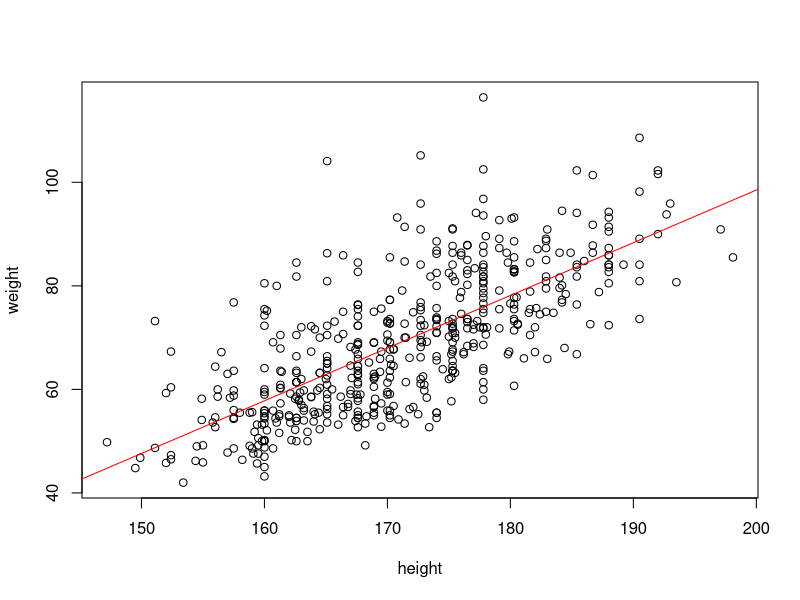
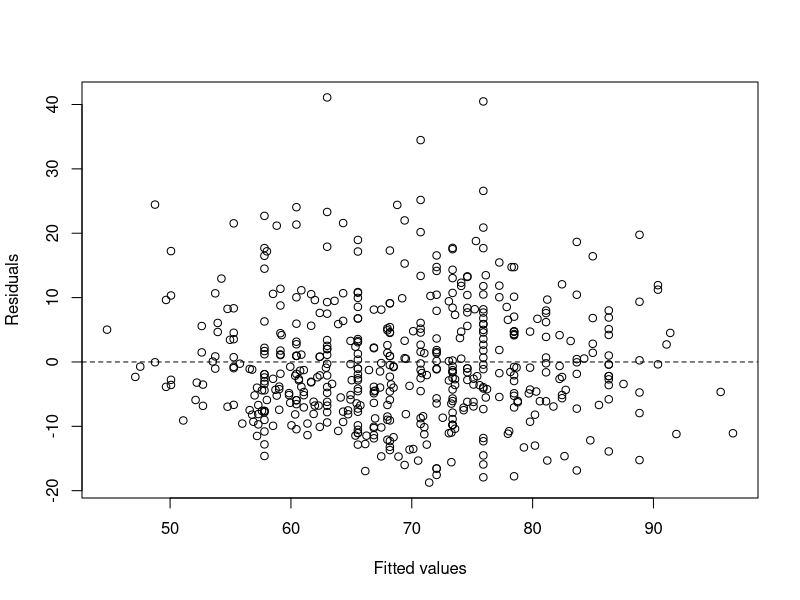
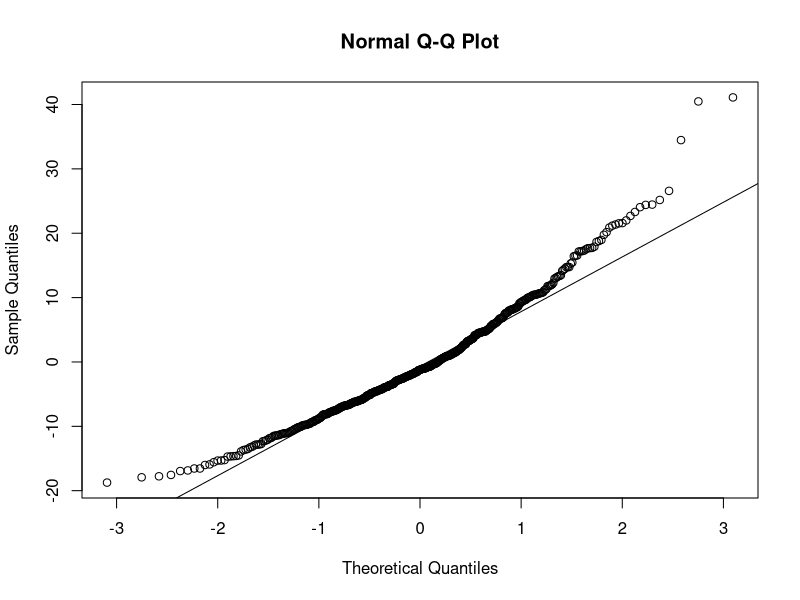
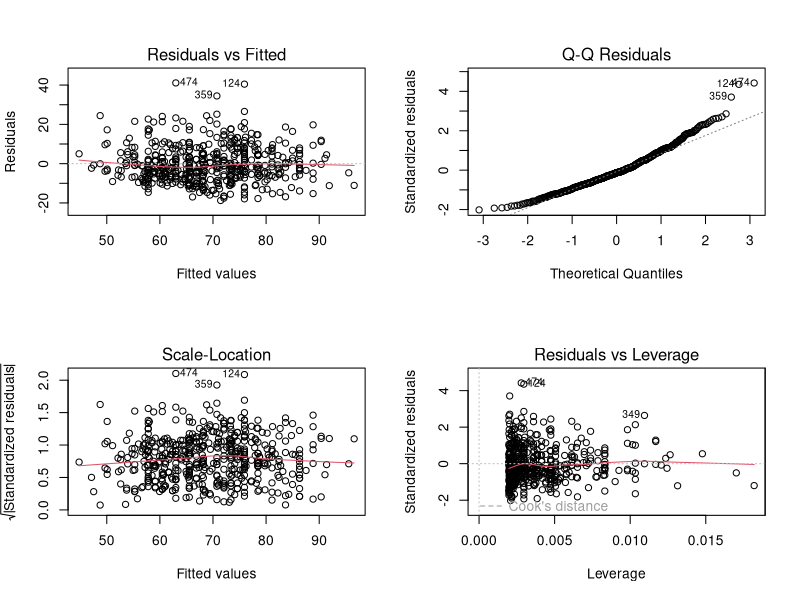
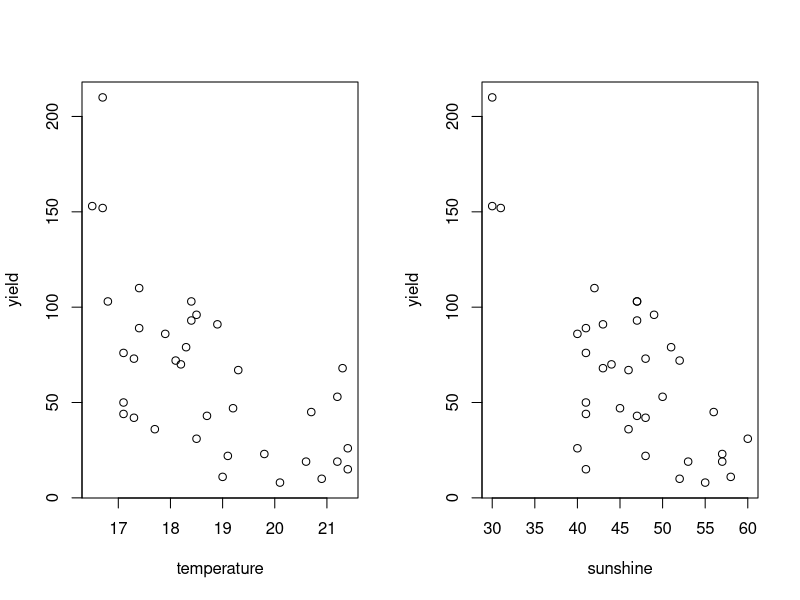
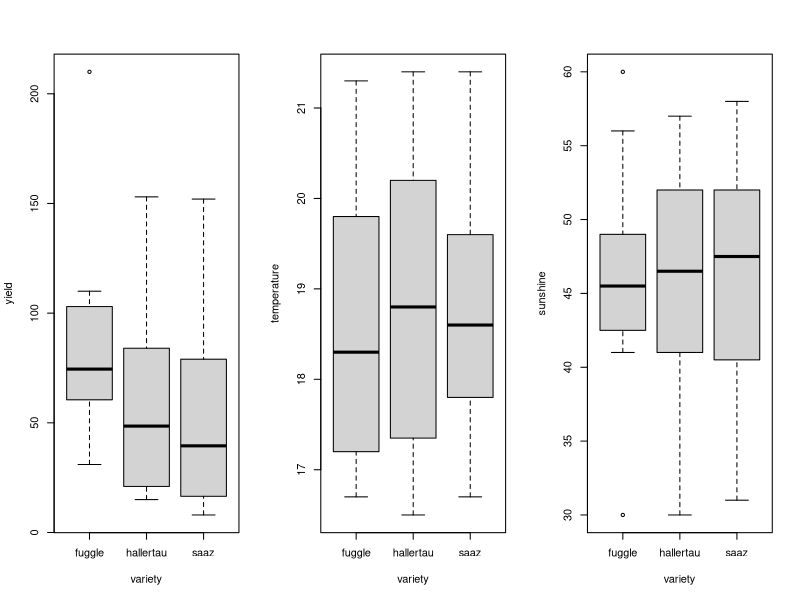
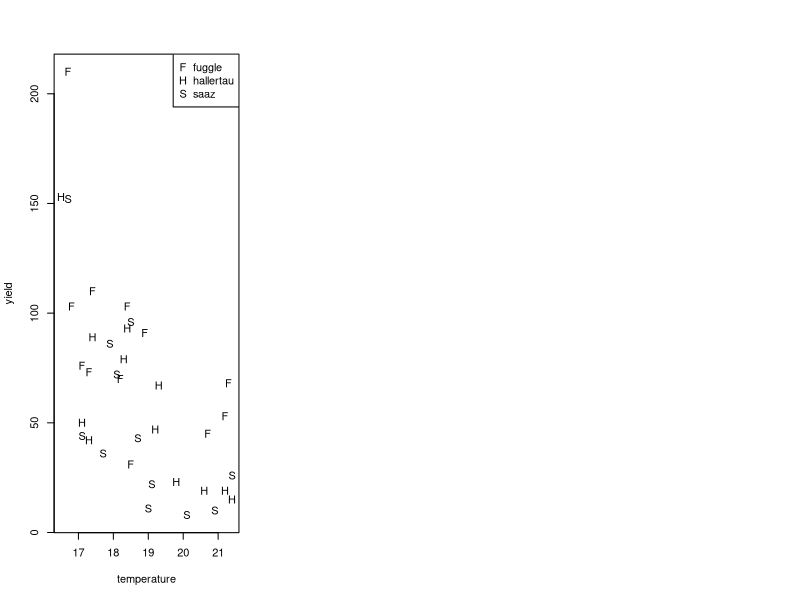
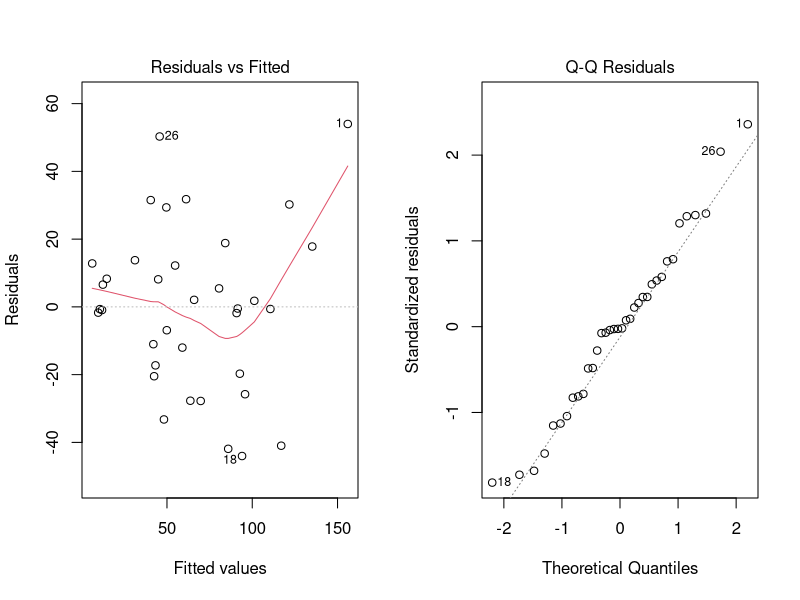

Reproduce these figures in R, in order.
## ---- chunk 1
body <- read.table("body.txt", header = TRUE)
## ---- chunk 2
slr1 <- lm(weight ~ height, data = body)
summary(slr1) 
## ---- chunk 3
plot(weight ~ height, data = body)
abline(slr1, col = "red")
## ---- chunk 4
plot(x = fitted(slr1), y = resid(slr1), xlab = "Fitted values", ylab = "Residuals")
abline(h = 0, lty = "dashed")
## ---- chunk 5
qqnorm(y = resid(slr1));qqline(y = resid(slr1))
## ---- chunk 6
par(mfrow=c(2,2))
plot(slr1)
## ---- chunk 7
hops <- read.table("hops.txt", header = TRUE)
summary(hops)
## ---- chunk 8
hops
## ---- chunk 9
head(hops)
tail(hops)
## ---- chunk 10
par(mfrow = c(1, 2))
plot(yield ~ temperature, data = hops)
plot(yield ~ sunshine, data = hops)

par(mfrow = c(1, 3))
boxplot(yield~variety,data=hops)
boxplot(temperature~variety,data=hops)
boxplot(sunshine~variety,data=hops)

## ---- chunk 11
plot(yield ~ temperature, data = hops, type = "n")
points(yield ~ temperature, data = subset(hops, variety == "fuggle"), pch = "F")
points(yield ~ temperature, data = subset(hops, variety == "hallertau"), pch = "H")
points(yield ~ temperature, data = subset(hops, variety == "saaz"), pch = "S")
legend("topright", legend = c("fuggle", "hallertau", "saaz"), pch = c("F", "H", "S"))
## ---- chunk 12
fm1 <- lm(yield ~ temperature + sunshine + fuggle.id + hallertau.id, data = hops)
summary(fm1)
## ---- chunk 13
fm2 <- lm(yield ~ temperature + sunshine, data = hops)
## ---- chunk 14
anova(fm2, fm1)
## ---- chunk 15
par(mfrow = c(1, 2))
plot(fm1)
## ---- chunk 16
par(mfrow = c(1, 2))

plot(resid(fm1) ~ hops$temperature)
abline(h = 0, lty = "dotted")

plot(resid(fm1) ~ hops$sunshine)
abline(h = 0, lty = "dotted")
## ---- chunk 17
fm3 <- lm(yield ~ temperature + sunshine + I(sunshine^2) + fuggle.id + hallertau.id, data = hops)

summary(fm3)
## ---- chunk 18
plot(resid(fm3) ~ hops$sunshine)
abline(h = 0, lty = "dotted")
## ---- chunk 19
fm4 <- lm(yield ~ temperature + sunshine + I(sunshine^2) + I(sunshine^3) + fuggle.id + hallertau.id, data = hops)
summary(fm4)
## ---- chunk 20
plot(resid(fm4) ~ hops$sunshine)
abline(h = 0, lty = "dotted")
## ---- chunk 21
fm1a <- lm(yield ~ temperature + sunshine + variety, data = hops)
summary(fm1a)
## ---- chunk 22
hops$variety<-as.factor(hops$variety) # Verificar si esto esta bien
contrasts(hops$variety)
## ---- chunk 23
hops.subset <- subset(hops, sunshine > 35) # remove the three data points with sunshine < 35

fm5 <- lm(yield ~ temperature + sunshine + variety, data = hops.subset)

summary(fm5)
## ---- chunk 24
par(mfrow = c(1, 2))
plot(resid(fm5) ~ hops.subset$temperature)
abline(h = 0, lty = "dotted")

plot(resid(fm5) ~ hops.subset$sunshine)
abline(h = 0, lty = "dotted")
## ---- chunk 25
fm6 <- lm(yield ~ temperature + sunshine, data = hops.subset)
anova(fm6, fm5)
summary(fm6)
